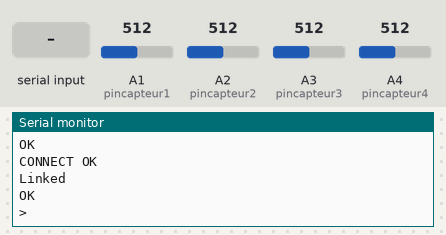
The sketch below on a simulated Arduino Mega 2560, built with avr-gcc and run on an emulated ATmega2560. Shown: the last lines printed to the serial monitor. The inputs (shaded band) are chosen by the test bench; at power-on: A1 (pincapteur1) = 512, A2 (pincapteur2) = 512, A3 (pincapteur3) = 512, A4 (pincapteur4) = 512. The modem accepts every AT command (registered, SIM ready, sends succeed) and sends nothing else.

Above: at 13.3 s.
13.4 s: "ERROR" received over the second serial link
At 15.2 s:
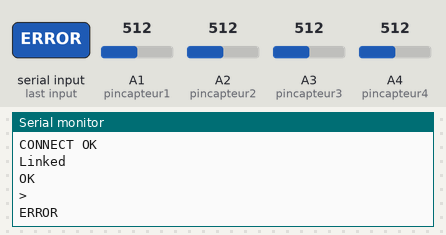
16.9 s: "1" received over the second serial link
At 18.7 s:
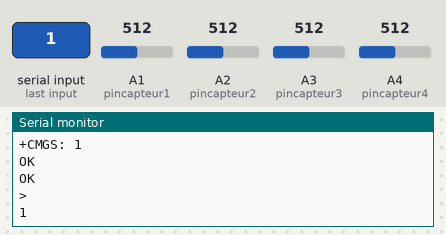

The sketch:

code_sim800l_final.ino
```cpp
String ip = "23.32.23.23" ;
unsigned int port = 23 ;
String apn= "sl2sfr";
int pincapteur1=1  ;
int pincapteur2=2  ;
int pincapteur3=3  ;
int pincapteur4=4  ;


void setup()
{
  Serial.begin(9600);  //USB
  Serial1.begin(9600); //SIM800L
  InitialisationUDP(ip,port,apn);

}
void loop(){
Envoie(4000);

}

void InitialisationUDP(String ip, unsigned int port, String apn){
    ///Initialisation de la connection
  delay(5000);
  Serial1.println("AT+CSTT=\"" + apn + "\"\r");
  Serial.println(Serial1.readString());
  if (Serial1.readString()=="ERROR"){
      InitialisationUDP(ip,port,apn);          Serial.println(Serial1.readString());
}
  else{
          Serial1.println("AT+CIICR");
          Serial.println(Serial1.readString());
          Serial1.println("AT+CIFSR");
          Serial.println(Serial1.readString());

          if (Serial1.readString()=="ERROR"){
              InitialisationUDP(ip,port,apn);  Serial.println(Serial1.readString()); }
          else {
              Serial1.println("AT+CIPSTART=\"UDP\",\""+ip+"\",\""+port+"\"");
              Serial.println(Serial1.readString());
              if (Serial1.readString()=="ERROR")
                {    InitialisationUDP(ip,port,apn);  Serial.println(Serial1.readString()); }
             else{}
                }

         }

  }

void Envoie(int delais){ //Fonction d'envoie.Delais doit être supérieur à 4000ms.
  Serial1.println("AT+CIPSEND"); //Ouverture de l'entrée des données
  Serial.println(Serial1.readString());
  Serial1.println(message(pincapteur1,pincapteur2,pincapteur3,pincapteur4));
  Serial.println(Serial1.readString());
  Serial1.println((char)26); //Fin du message
  Serial.println(Serial1.readString());

  }

String message(int pincapteur1, int pincapteur2,int pincapteur3, int pincapteur4){
  int capteur1= analogRead(pincapteur1);
  int capteur2= analogRead(pincapteur2);
  int capteur3= analogRead(pincapteur3);
  int capteur4= analogRead(pincapteur4);

  return String(capteur1)+",1,"+String(capteur1)+",2,"+String(capteur3)+",3,"+String(capteur4)+",4," ;
  }
```

Measured:
- after the input at 13.4 s, the serial monitor: prints a new line after 1.0 s (image 1)
- after the input at 16.9 s, the serial monitor: prints a new line after 1.0 s (image 2)
